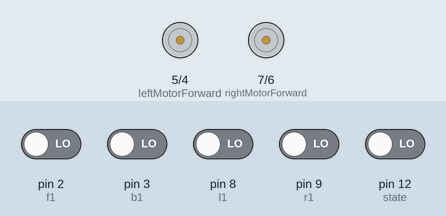
Simulated run of this sketch. Board: Arduino Uno, built with avr-gcc and run on an emulated ATmega328P. On the bench: motor-driver pin pairs drawn as motors (green arrow = first pin HIGH = forward, orange = second pin HIGH = backward, longer = more drive). Inputs (shaded band) come from the test bench; at power-on: pin 2 (f1), pin 3 (b1), pin 8 (l1), pin 9 (r1), pin 12 (state) LOW. WiFi joins after 1.5 s; servers stay silent unless stated; what the sketch prints to the serial monitor is not drawn.

Above: at 3.0 s.
3.1 s: pin 2 (f1) driven HIGH and pin 12 (state) driven HIGH
At 3.7 s:
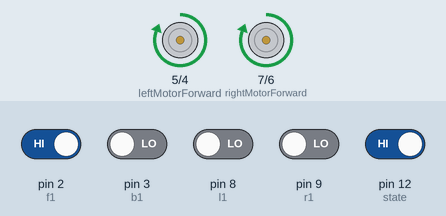
4.6 s: pin 2 (f1) driven LOW
At 4.9 s:
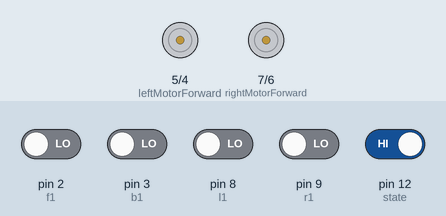
6.1 s: pin 3 (b1) driven HIGH
At 7.3 s:
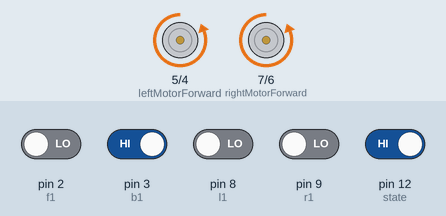
7.6 s: pin 3 (b1) driven LOW
At 8.6 s:
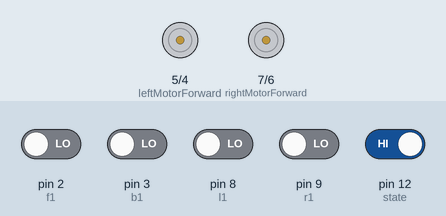
9.1 s: pin 8 (l1) driven HIGH
At 9.8 s:
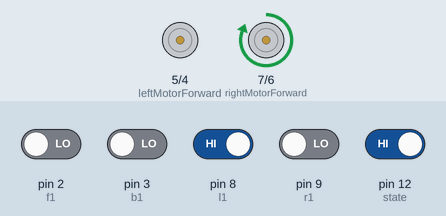
10.6 s: pin 8 (l1) driven LOW and pin 9 (r1) driven HIGH
At 11.0 s:
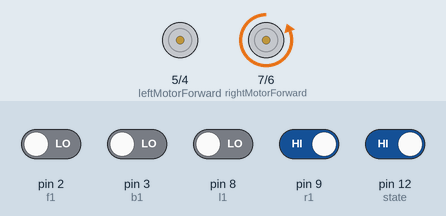
Timing chart, 0 to 13.1 s (numbered marks = the images above; inputs shaded):
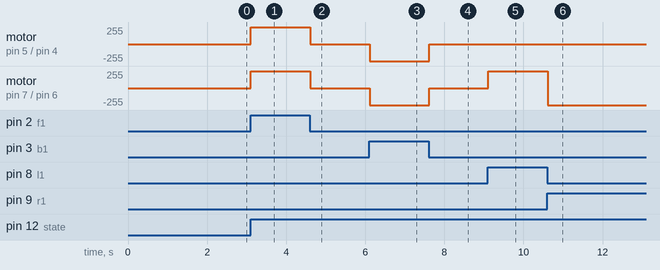

The sketch:

Bluetooth_Car.ino
```cpp
#define BLYNK_PRINT Serial
#include <BlynkSimpleSerialBLE.h>
#include <SoftwareSerial.h>
SoftwareSerial SwSerial(10, 11); // RX, TX

char auth[] = "2907701a4edb4b518fd52667fc298f66";

SoftwareSerial SerialBLE(10, 11); // RX, TX

int leftMotorForward = 5;//in3
int rightMotorForward = 7;//in1
int leftMotorBackward = 4;//in4
int rightMotorBackward = 6;//in2
int state =12;

int f1 = 2;
int b1 = 3;
int l1 = 8;
int r1 = 9;
int forward=0;
int backward=0;
int left=0;
int right=0;
int states=0;
void setup()
{
  // Debug console
  Serial.begin(9600);

  SerialBLE.begin(9600);
  Blynk.begin(SerialBLE, auth);

  Serial.println("Waiting for connections...");
  pinMode(leftMotorForward, OUTPUT);
  pinMode(rightMotorForward, OUTPUT);
  pinMode(leftMotorBackward, OUTPUT);
  pinMode(rightMotorBackward, OUTPUT);
  pinMode(state, INPUT);
}

void loop()
{
  states=digitalRead(state);
  forward=digitalRead(f1);
  backward=digitalRead(b1);
  left=digitalRead(l1);
  right=digitalRead(r1);
  if(states==1){
  if(forward==1){
    MotorForward();
    forward=0;
  }
   else if(backward==1){
    MotorBackward();
    backward=0;
  }
   else if(left==1){
    TurnLeft();
    left=0;
  }
   else if(right==1){
    TurnRight();
    right=0;
  }
    else MotorStop();
  }
  else MotorStop();
  Blynk.run();
  delay(100);

}

void MotorForward(void)
{
  digitalWrite(leftMotorForward,HIGH);
  digitalWrite(rightMotorForward,HIGH);
  digitalWrite(leftMotorBackward,LOW);
  digitalWrite(rightMotorBackward,LOW);
}

void MotorBackward(void)
{
  digitalWrite(leftMotorBackward,HIGH);
  digitalWrite(rightMotorBackward,HIGH);
  digitalWrite(leftMotorForward,LOW);
  digitalWrite(rightMotorForward,LOW);
}

void TurnLeft(void)
{
  digitalWrite(leftMotorForward,LOW);
  digitalWrite(rightMotorForward,HIGH);
  digitalWrite(rightMotorBackward,LOW);
  digitalWrite(leftMotorBackward,LOW);
}

void TurnRight(void)
{
  digitalWrite(leftMotorForward,LOW);
  digitalWrite(rightMotorForward,LOW);
  digitalWrite(rightMotorBackward,HIGH);
  digitalWrite(leftMotorBackward,LOW);
}

void MotorStop(void)
{
  digitalWrite(leftMotorForward,LOW);
  digitalWrite(leftMotorBackward,LOW);
  digitalWrite(rightMotorForward,LOW);
  digitalWrite(rightMotorBackward,LOW);
}
```

Measured:
- after the input at 3.1 s, motor on pin 5 (leftMotorForward) / pin 4 (leftMotorBackward), motor on pin 7 (rightMotorForward) / pin 6 (rightMotorBackward): stopped → forward 255/255 at once
- after the input at 4.6 s, motor on pin 5 (leftMotorForward) / pin 4 (leftMotorBackward), motor on pin 7 (rightMotorForward) / pin 6 (rightMotorBackward): forward 255/255 → stopped at once
- after the input at 6.1 s, motor on pin 5 (leftMotorForward) / pin 4 (leftMotorBackward), motor on pin 7 (rightMotorForward) / pin 6 (rightMotorBackward): stopped → backward 255/255 at once
- after the input at 7.6 s, motor on pin 5 (leftMotorForward) / pin 4 (leftMotorBackward), motor on pin 7 (rightMotorForward) / pin 6 (rightMotorBackward): backward 255/255 → stopped at once
- after the input at 9.1 s, motor on pin 7 (rightMotorForward) / pin 6 (rightMotorBackward): stopped → forward 255/255 at once
- after the input at 10.6 s, motor on pin 7 (rightMotorForward) / pin 6 (rightMotorBackward): forward 255/255 → backward 255/255 at once
